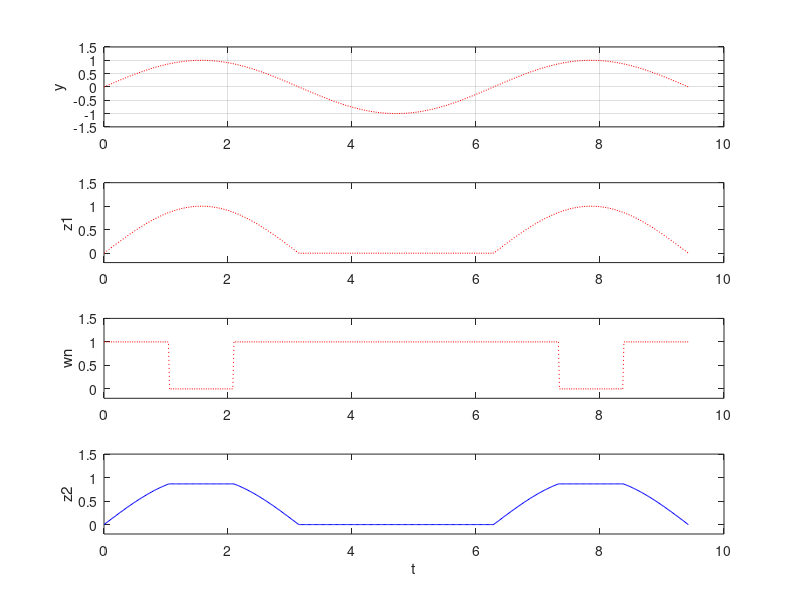

The MATLAB source for this figure:
%% (1,0)
a1=1:6					
a2=0:pi/4:pi			
a3=1:-0.1:0	

b1=linspace(0,pi,4)		
b2=logspace(0,3,4)	

rng default
c2=rand(1,5)	

%% (2,0)

a=2.7358; b=33/79;					
C=[1,2*a+i*b,b*sqrt(a);sin(pi/4),a+5*b,3.5+i]  

%% use variable editor 
A=[]    %% edit add


%% default array

ao=ones(2,4)				
az=zeros(2,5)				
ae=eye(3)					
am=magic(4)				
ad=diag(am)				
add=diag(diag(am))	


rng default		
Au=rand(1,5)				
Ai=randi([-3,4],2,8)	
As=randsrc(3,12,[-3,-1,1,3],1)
				
Ap=randperm(8)	

rng(0,'v5normal')	 	
randn(2,6)	


n=5;lambda=2;
A = gallery('jordbloc',n,lambda)	

rng(11,'v5normal')						
n=6;										
kappa=1e8;								
mode=2;									
B= gallery('randsvd',n,kappa,mode)	
Bsv=svd(B)'								
Bc=cond(B)								  

%% clear
clear

%% Dimension  Size

A=reshape(1:24,2,3,4);	
dim_A=ndims(A)			
size_A=size(A)			
L_A=length(A)		

%% slices
A=zeros(2,6)		
A(:)=1:12			
a8=A(8)			
a311=A([3,11])	 


A(3,7)=37			
a13=A(:,[1,3])	
aend=A([2,3],4:end)	

L=A<3			
A(L)=NaN	

%% array ops
a=1:5;b=6:10;c=11:15;	
a_b=[a,b]					
							
ab=[a;b;c]	

AB1=repmat(ab,[1,2])	
AB2=repmat(ab,[2,1])	


%% reshape
a=1:24;					
A=reshape(a,3,8)			
B=reshape(A,2,4,3)	

Aud=flipud(A)		
Alr=fliplr(A)		
B1=flipdim(A,1)	
B2=flipdim(A,2)	
At=A'

A90=rot90(A)		
A180=rot90(A,2)	 

A
CR=circshift(A,1)			
CL=circshift(A,[0,-1])	


%%  据电阻两端施加的电压，测量电阻中流过的电流，然后据测得的电压、电流计算平均电阻值。

vr=[0.89, 1.20, 3.09, 4.27, 3.62, 7.71, 8.99, 7.92, 9.70, 10.41];
ir=[0.028, 0.040, 0.100, 0.145, 0.118, 0.258, 0.299, 0.257, 0.308, 0.345];						
L=length(vr);					
for k=1:L
	r(k)=vr(k)/ir(k);		
end																		
sr=0;																	
for k=1:L
	sr=sr+r(k);				
	end
rm=sr/L			


vr=[0.89, 1.20, 3.09, 4.27, 3.62, 7.71, 8.99, 7.92, 9.70, 10.41];
ir=[0.028, 0.040, 0.100, 0.145, 0.118, 0.258, 0.299, 0.257, 0.308, 0.345];						
r=vr./ir		
rm=mean(r)	

%% 在所有水平线和垂直线交点上计算函数z=sin|xy|

x=-5:0.1:5;					
y=(-2.5:0.1:2.5)';			
N=length(x);					
M=length(y);					
for ii=1:M
    for jj=1:N
        X0(ii,jj)=x(jj);	
        Y0(ii,jj)=y(ii);	
        Z0(ii,jj)=sin(abs(x(jj)*y(ii)));
    end
end  


[X,Y]=meshgrid(x,y);		
Z=sin(abs(X.*Y));	

norm(Z-Z0)

surf(X,Y,Z)
xlabel('x')
ylabel('y')
shading interp
view([190,70])     


%% 数组元素的“和”、“积”、“累和”、“累积”运算。

% rng default		
a=[(1:5)',randi(5,[5,3]),randn(5,2)]				
cs=cumsum(a)		
s=sum(a)			
cp=cumprod(a)  	
p=prod(a)		


% rng(50,'v5normal')				
a=randn(1,3),b=randn(1,3),		
c=dot(a,b)						
d=cross(a,b)		

ab=[a;b];
dd(1)=det(ab(:,[2,3]));
dd(2)=-det(ab(:,[1,3]));
dd(3)=det(ab(:,[1,2])); 
dd		


plot3([0;a(1)],[0;a(2)],[0;a(3)],'b--','LineWidth',3)	
hold on
plot3([0;b(1)],[0;b(1)],[0;b(3)],'g-.','LineWidth',3)	
plot3([0;d(1)],[0;d(2)],[0;d(3)],'r','LineWidth',3)		
hold off
grid on
box on
view([131,-4])
legend('\bfa','\bfb','\bfd = {\bfa} {\times} {\bfb}') 


%% 高维数组的孤维删除

A=reshape(1:24,[1,3,4,1,2]);	
SA=size(A)						
B=squeeze(A)		

[Am,m]=shiftdim(A)		


A3=shiftdim(Am,3)		

Am(:,:,:,1)=[]			  


%% 高维数组的维度重排

A=reshape(1:24,[2,4,3])		  

DimOrder=[3,2,1];
B=permute(A,DimOrder) 	
AA=ipermute(B,DimOrder)


C=reshape(A,[3,4,2])

%% “非数”和“空”数组

a=0/0,b=0*log(0),c=inf-inf  
0*a,sin(a) 
class(a)		
isnan(a)	


rng default	
R=rand(2,5);R(2,3)=NaN;R(1,5)=NaN  
LR=isnan(R)	

si=find(LR);						
[ri,ci]=ind2sub(size(R),si);	
disp('非数位置的单下标标识')
disp(['第',int2str(si(1)),'和第',int2str(si(2)),'个元素'])
disp(' ')
disp('非数位置的双下标标识')
disp(['第 ',mat2str([ri(1),ci(1)],2),' 元素'])
disp(['第 ',mat2str([ri(2),ci(2)],2),' 元素'])  



[rj,cj]=find(LR);		
disp('非数位置的双下标标识')
disp(['第 ',mat2str([rj(1),cj(1)],2),' 元素'])
disp(['第 ',mat2str([rj(2),cj(2)],2),' 元素'])  

%% empty array 
a=[]
b=ones(2,0),c=zeros(2,0),d=eye(2,0)
f=rand(2,3,0,4)  

class(a)			
isnumeric(a)		
isempty(a)	

which a 			
ndims(a)			
size(a)	

A=reshape(-4:5,2,5) 

A(:,[2,4])=[]			  

%% 关系运算

t=-3*pi:pi/10:3*pi;	
y=sin(t)./t;			
tt=t+(t==0)*eps;		
yy=sin(tt)./tt;		
subplot(1,2,1),plot(t,y),axis([-9,9,-0.5,1.2]),
xlabel('t'),ylabel('y'),title('残缺图形')
subplot(1,2,2),plot(tt,yy),axis([-9,9,-0.5,1.2])
xlabel('tt'),ylabel('yy'),title('正确图形')  


%%  逻辑操作

A=[-2,-1,0,0,1,2,3]
L1=~(A>1)				
L2=(A>0)&(A<2)	

A,B=[0,-1,1,0,1,-2,-3]
C=xor(A,B)	 

%% sint 削顶半波整流波形 

clear,t=linspace(0,3*pi,500);y=sin(t);
z1=((t<pi)|(t>2*pi)).*y;					%	<3>
w=(t>pi/3&t<2*pi/3)+(t>7*pi/3&t<8*pi/3);%	<4>
wn=~w;																	%	<5>
z2=w*sin(pi/3)+wn.*z1;						%	<6>
subplot(4,1,1),plot(t,y,':r'),axis([0,10,-1.5,1.5])
ylabel('y'),grid on
subplot(4,1,2),plot(t,z1,':r'),axis([0,10,-0.2,1.5]),ylabel('z1')
subplot(4,1,3),plot(t,wn,':r'),axis([0,10,-0.2,1.5]),ylabel('wn')
subplot(4,1,4),plot(t,z2,'-b'),axis([0,10,-0.2,1.5]),ylabel('z2')
xlabel('t')  









